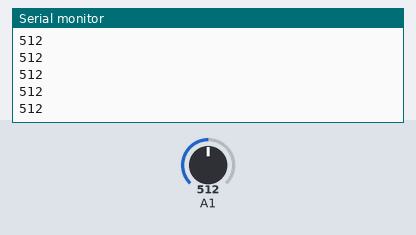
A sketch run on a simulated Arduino Uno, built with avr-gcc and run on an emulated ATmega328P. Parts: the last lines printed to the serial monitor. The inputs (shaded band) are chosen by the test bench; at power-on: A1 = 512.

Above: at 1.2 s.
1.3 s: A1 set to 716
At 1.32 s:
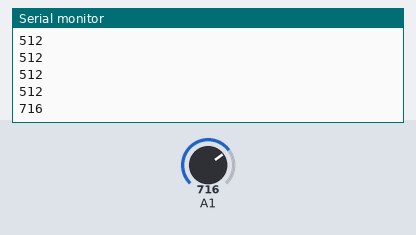
2.8 s: A1 set to 900
At 2.83 s:
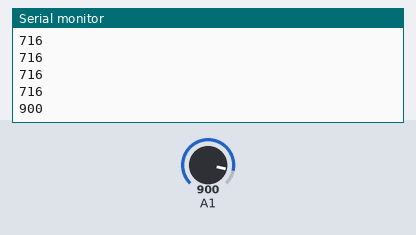
Timing chart, 0 to 5.8 s (numbered marks = the images above; inputs shaded):
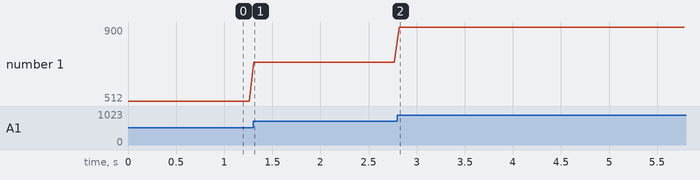

The sketch:

test_analog.ino
```cpp
void setup() {
Serial.begin (9600); // put your setup code here, to run once:
pinMode(A1,INPUT);
}

void loop() {
  int d = analogRead(A1);
Serial.println (d);
delay(50);
  if (d<200){
    digitalWrite(8,1);
    digitalWrite(10,0);
  }
  else{
    digitalWrite(8,0);
    digitalWrite(10,1);
  }
}
```

Measured:
- after the input at 1.3 s, the serial monitor: prints a new line at once (image 1)
- after the input at 2.8 s, the serial monitor: prints a new line at once (image 2)
- plotted number 1: 512 → 716 after the input at 1.3 s, 716 → 900 after the input at 2.8 s
